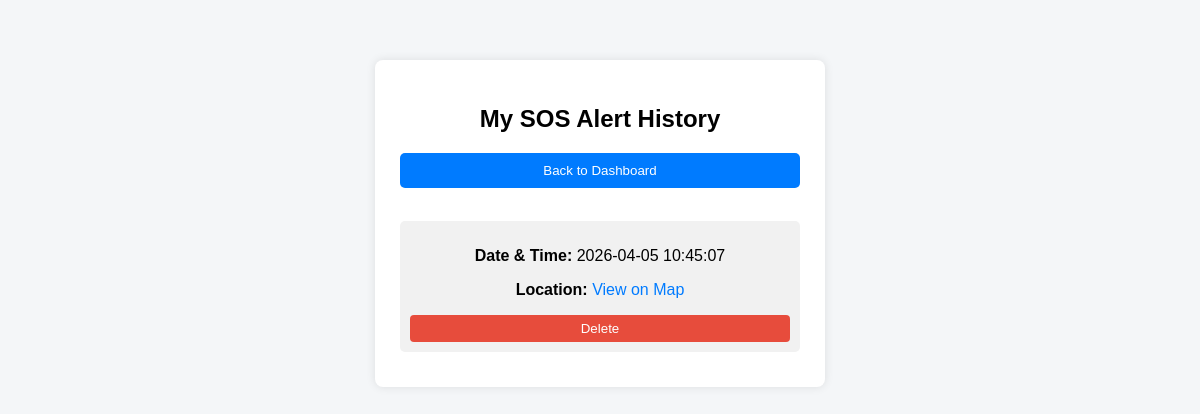
Page /history (signed in) on the earlier database version.
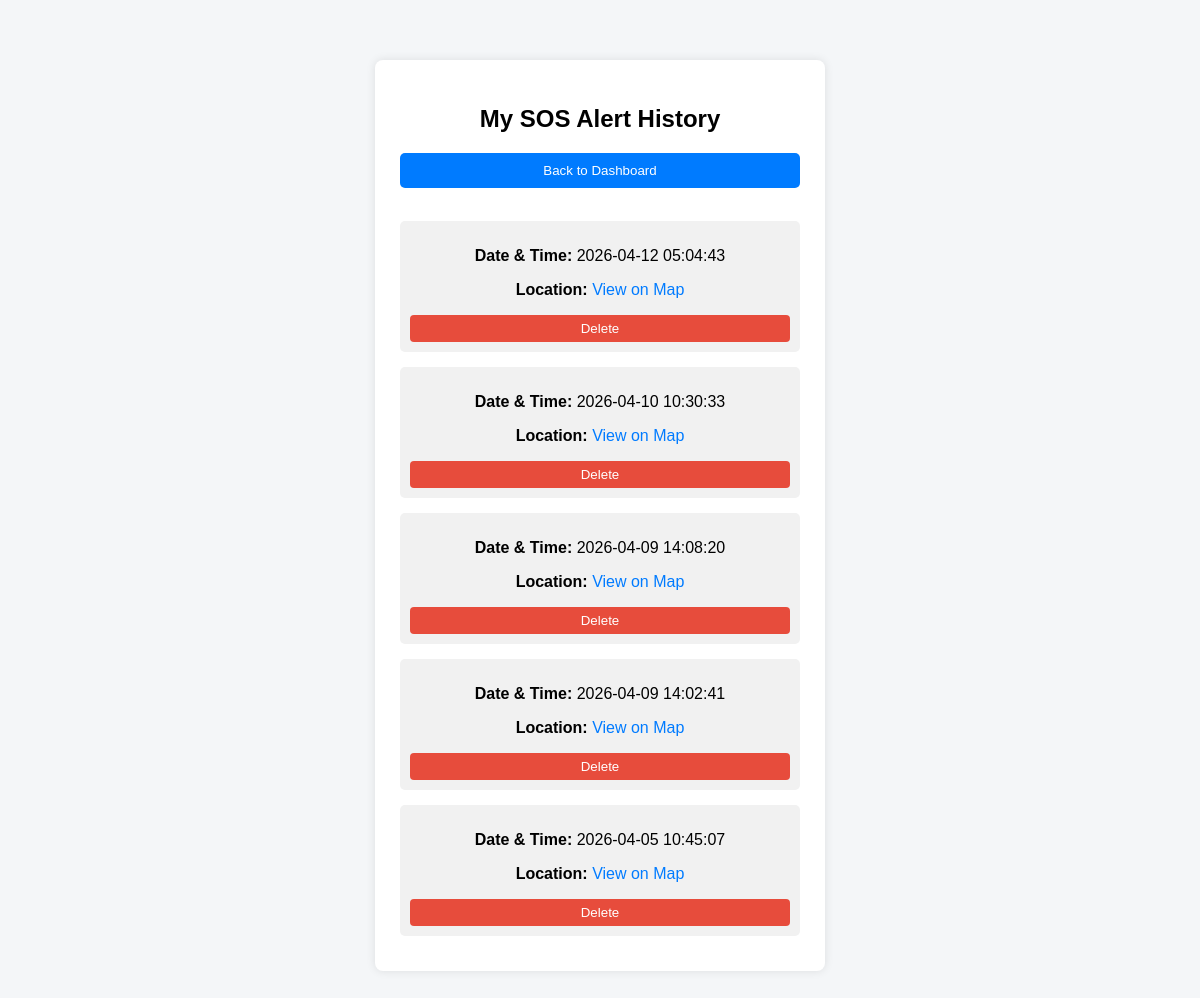
Same page on the later database version.
### tables this page shows
CREATE TABLE sos_alerts (
            id INTEGER PRIMARY KEY AUTOINCREMENT,
            user_id INTEGER,
            latitude TEXT,
            longitude TEXT,
            timestamp DATETIME DEFAULT CURRENT_TIMESTAMP,
            FOREIGN KEY(user_id) REFERENCES users(id)
        );

### app.py (the view)
@app.route("/history")
def history():
    if "user_id" not in session:
        return redirect("/")
    user_id = session["user_id"]
    conn = get_db()
    cursor = conn.cursor()
    cursor.execute(
        "SELECT * FROM sos_alerts WHERE user_id=? ORDER BY timestamp DESC",
        (user_id,)
    )
    alerts = cursor.fetchall()
    conn.close()
    return render_template("history.html", alerts=alerts)

### app.py (called while the page is built)
@app.before_request
def initialize_db():
    create_table()

def get_db():
    conn = sqlite3.connect("users.db")
    conn.row_factory = sqlite3.Row
    return conn

### templates/history.html (shortened to what this page needs)
<!doctype html>
<html>
  <head>
    <link
      rel="stylesheet"
      href="{{ url_for('static', filename='style.css') }}"
    />
  </head>
  <body>
    <div class="dashboard">
      <h2>My SOS Alert History</h2>
      <a href="/dashboard">
        <button>Back to Dashboard</button>
      </a>
      <br /><br />
      {% if alerts %} {% for alert in alerts %}
      <div class="info-box" style="margin-bottom: 10px">
        <p><strong>Date & Time:</strong> {{ alert["timestamp"] }}</p>
        <p>
          <strong>Location:</strong>
          <a
            href="https://www.google.com/maps?q={{ alert['latitude'] }},{{ alert['longitude'] }}"
            target="_blank"
          >
            View on Map
          </a>
        </p>
        <form
          method="GET"
          action="/delete_alert/{{ alert['id'] }}"
          style="margin-top: 8px"
        >
          <button
            type="submit"
            style="
              background: #e74c3c;
              color: #fff;
              border: none;
              padding: 6px 10px;
              border-radius: 4px;
              cursor: pointer;
            "
          >
            Delete
          </button>
        </form>
      </div>
      {% endfor %} {% else %}
      <p>No SOS alerts found.</p>
      {% endif %}
    </div>
  </body>
</html>

### static/style.css (style rules this page uses)
body { font-family: Arial, sans-serif; background: #f4f6f8; margin: 0; padding: 0; }
button { width: 100%; padding: 10px; background: #007bff; color: white; border: none; border-radius: 5px; cursor: pointer; }
p { text-align: center; }
a { color: #007bff; text-decoration: none; }
.dashboard { width: 400px; margin: 60px auto; background: white; padding: 25px; border-radius: 8px; text-align: center; box-shadow: 0 0 10px rgba(0,0,0,0.1); }
.info-box { margin-top: 15px; padding: 10px; background: #f1f1f1; border-radius: 5px; }

Differences in the rows shown:
added sos_alerts: timestamp "2026-04-12 05:04:43"
added sos_alerts: timestamp "2026-04-10 10:30:33"
added sos_alerts: timestamp "2026-04-09 14:08:20"
added sos_alerts: timestamp "2026-04-09 14:02:41"
